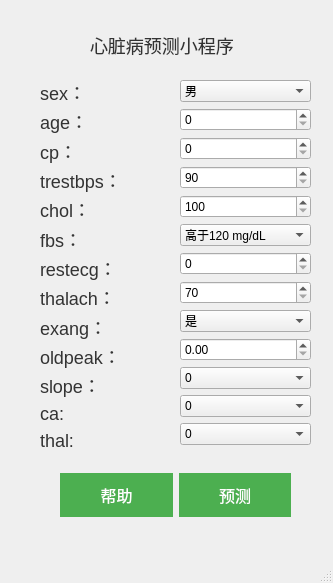
<?xml version="1.0" encoding="UTF-8"?>
<ui version="4.0">
 <class>MainWindow</class>
 <widget class="QMainWindow" name="MainWindow">
  <property name="geometry">
   <rect>
    <x>0</x>
    <y>0</y>
    <width>333</width>
    <height>583</height>
   </rect>
  </property>
  <property name="windowTitle">
   <string>MainWindow</string>
  </property>
  <widget class="QWidget" name="centralwidget">
   <widget class="QWidget" name="verticalLayoutWidget">
    <property name="geometry">
     <rect>
      <x>40</x>
      <y>80</y>
      <width>101</width>
      <height>371</height>
     </rect>
    </property>
    <layout class="QVBoxLayout" name="verticalLayout">
     <item>
      <widget class="QLabel" name="sex">
       <property name="styleSheet">
        <string notr="true">QLabel {
    color: #333; /* 文本颜色 */
    font-size: 18px; /* 字体大小 */
}
</string>
       </property>
       <property name="text">
        <string>sex：</string>
       </property>
      </widget>
     </item>
     <item>
      <widget class="QLabel" name="age">
       <property name="styleSheet">
        <string notr="true">QLabel {
    color: #333; /* 文本颜色 */
    font-size: 18px; /* 字体大小 */
}
</string>
       </property>
       <property name="text">
        <string>age：</string>
       </property>
      </widget>
     </item>
     <item>
      <widget class="QLabel" name="cp">
       <property name="styleSheet">
        <string notr="true">QLabel {
    color: #333; /* 文本颜色 */
    font-size: 18px; /* 字体大小 */
}
</string>
       </property>
       <property name="text">
        <string>cp：</string>
       </property>
      </widget>
     </item>
     <item>
      <widget class="QLabel" name="trestbps">
       <property name="styleSheet">
        <string notr="true">QLabel {
    color: #333; /* 文本颜色 */
    font-size: 18px; /* 字体大小 */
}
</string>
       </property>
       <property name="text">
        <string>trestbps：</string>
       </property>
      </widget>
     </item>
     <item>
      <widget class="QLabel" name="chol">
       <property name="styleSheet">
        <string notr="true">QLabel {
    color: #333; /* 文本颜色 */
    font-size: 18px; /* 字体大小 */
}
</string>
       </property>
       <property name="text">
        <string>chol：</string>
       </property>
      </widget>
     </item>
     <item>
      <widget class="QLabel" name="fbs">
       <property name="styleSheet">
        <string notr="true">QLabel {
    color: #333; /* 文本颜色 */
    font-size: 18px; /* 字体大小 */
}
</string>
       </property>
       <property name="text">
        <string>fbs：</string>
       </property>
      </widget>
     </item>
     <item>
      <widget class="QLabel" name="restecg">
       <property name="styleSheet">
        <string notr="true">QLabel {
    color: #333; /* 文本颜色 */
    font-size: 18px; /* 字体大小 */
}
</string>
       </property>
       <property name="text">
        <string>restecg：</string>
       </property>
      </widget>
     </item>
     <item>
      <widget class="QLabel" name="thalach">
       <property name="styleSheet">
        <string notr="true">QLabel {
    color: #333; /* 文本颜色 */
    font-size: 18px; /* 字体大小 */
}
</string>
       </property>
       <property name="text">
        <string>thalach：</string>
       </property>
      </widget>
     </item>
     <item>
      <widget class="QLabel" name="exang">
       <property name="styleSheet">
        <string notr="true">QLabel {
    color: #333; /* 文本颜色 */
    font-size: 18px; /* 字体大小 */
}
</string>
       </property>
       <property name="text">
        <string>exang：</string>
       </property>
      </widget>
     </item>
     <item>
      <widget class="QLabel" name="oldpeak">
       <property name="styleSheet">
        <string notr="true">QLabel {
    color: #333; /* 文本颜色 */
    font-size: 18px; /* 字体大小 */
}
</string>
       </property>
       <property name="text">
        <string>oldpeak：</string>
       </property>
      </widget>
     </item>
     <item>
      <widget class="QLabel" name="slope">
       <property name="styleSheet">
        <string notr="true">QLabel {
    color: #333; /* 文本颜色 */
    font-size: 18px; /* 字体大小 */
}</string>
       </property>
       <property name="text">
        <string>slope：</string>
       </property>
      </widget>
     </item>
     <item>
      <widget class="QLabel" name="ca">
       <property name="styleSheet">
        <string notr="true">QLabel {
    color: #333; /* 文本颜色 */
    font-size: 18px; /* 字体大小 */
}
</string>
       </property>
       <property name="text">
        <string>ca:</string>
       </property>
      </widget>
     </item>
     <item>
      <widget class="QLabel" name="thal">
       <property name="styleSheet">
        <string notr="true">QLabel {
    color: #333; /* 文本颜色 */
    font-size: 18px; /* 字体大小 */
}
</string>
       </property>
       <property name="text">
        <string>thal:</string>
       </property>
      </widget>
     </item>
    </layout>
   </widget>
   <widget class="QWidget" name="verticalLayoutWidget_2">
    <property name="geometry">
     <rect>
      <x>180</x>
      <y>80</y>
      <width>131</width>
      <height>371</height>
     </rect>
    </property>
    <layout class="QVBoxLayout" name="verticalLayout_2">
     <item>
      <widget class="QComboBox" name="sex_select">
       <item>
        <property name="text">
         <string>男</string>
        </property>
       </item>
       <item>
        <property name="text">
         <string>女</string>
        </property>
       </item>
      </widget>
     </item>
     <item>
      <widget class="QSpinBox" name="age_select"/>
     </item>
     <item>
      <widget class="QSpinBox" name="cp_select">
       <property name="maximum">
        <number>3</number>
       </property>
      </widget>
     </item>
     <item>
      <widget class="QSpinBox" name="trestbps_select">
       <property name="minimum">
        <number>90</number>
       </property>
       <property name="maximum">
        <number>200</number>
       </property>
      </widget>
     </item>
     <item>
      <widget class="QSpinBox" name="chol_select">
       <property name="minimum">
        <number>100</number>
       </property>
       <property name="maximum">
        <number>600</number>
       </property>
      </widget>
     </item>
     <item>
      <widget class="QComboBox" name="fbs_select">
       <item>
        <property name="text">
         <string>高于120 mg/dL</string>
        </property>
       </item>
       <item>
        <property name="text">
         <string>低于120 mg/dL</string>
        </property>
       </item>
      </widget>
     </item>
     <item>
      <widget class="QSpinBox" name="restecg_select">
       <property name="maximum">
        <number>2</number>
       </property>
      </widget>
     </item>
     <item>
      <widget class="QSpinBox" name="thalach_select">
       <property name="minimum">
        <number>70</number>
       </property>
       <property name="maximum">
        <number>220</number>
       </property>
      </widget>
     </item>
     <item>
      <widget class="QComboBox" name="exang_select">
       <item>
        <property name="text">
         <string>是</string>
        </property>
       </item>
       <item>
        <property name="text">
         <string>否</string>
        </property>
       </item>
      </widget>
     </item>
     <item>
      <widget class="QDoubleSpinBox" name="lodpeak_select">
       <property name="maximum">
        <double>6.200000000000000</double>
       </property>
      </widget>
     </item>
     <item>
      <widget class="QComboBox" name="slope_select">
       <item>
        <property name="text">
         <string>0</string>
        </property>
       </item>
       <item>
        <property name="text">
         <string>1</string>
        </property>
       </item>
       <item>
        <property name="text">
         <string>2</string>
        </property>
       </item>
      </widget>
     </item>
     <item>
      <widget class="QComboBox" name="ca_select">
       <property name="maxVisibleItems">
        <number>3</number>
       </property>
       <item>
        <property name="text">
         <string>0</string>
        </property>
       </item>
       <item>
        <property name="text">
         <string>1</string>
        </property>
       </item>
       <item>
        <property name="text">
         <string>2</string>
        </property>
       </item>
       <item>
        <property name="text">
         <string>3</string>
        </property>
       </item>
      </widget>
     </item>
     <item>
      <widget class="QComboBox" name="thal_select">
       <property name="maxVisibleItems">
        <number>3</number>
       </property>
       <item>
        <property name="text">
         <string>0</string>
        </property>
       </item>
       <item>
        <property name="text">
         <string>1</string>
        </property>
       </item>
       <item>
        <property name="text">
         <string>2</string>
        </property>
       </item>
       <item>
        <property name="text">
         <string>3</string>
        </property>
       </item>
      </widget>
     </item>
    </layout>
   </widget>
   <widget class="QLabel" name="label">
    <property name="geometry">
     <rect>
      <x>90</x>
      <y>30</y>
      <width>151</width>
      <height>31</height>
     </rect>
    </property>
    <property name="styleSheet">
     <string notr="true">QLabel {
    color: #333; /* 文本颜色 */
    font-size: 18px; /* 字体大小 */
}
</string>
    </property>
    <property name="text">
     <string>心脏病预测小程序</string>
    </property>
   </widget>
   <widget class="QWidget" name="horizontalLayoutWidget">
    <property name="geometry">
     <rect>
      <x>60</x>
      <y>460</y>
      <width>231</width>
      <height>71</height>
     </rect>
    </property>
    <layout class="QHBoxLayout" name="horizontalLayout">
     <item>
      <widget class="QPushButton" name="help">
       <property name="styleSheet">
        <string notr="true">QPushButton {
    background-color: #4CAF50; /* 背景颜色 */
    border: none; /* 去掉边框 */
    color: white; /* 文本颜色 */
    padding: 10px 20px; /* 内边距 */
    font-size: 16px; /* 字体大小 */
}

QPushButton:hover {
    background-color: #45a049; /* 鼠标悬停时的背景颜色 */
}
</string>
       </property>
       <property name="text">
        <string>帮助</string>
       </property>
      </widget>
     </item>
     <item>
      <widget class="QPushButton" name="button_next_page">
       <property name="styleSheet">
        <string notr="true">QPushButton {
    background-color: #4CAF50; /* 背景颜色 */
    border: none; /* 去掉边框 */
    color: white; /* 文本颜色 */
    padding: 10px 20px; /* 内边距 */
    font-size: 16px; /* 字体大小 */
}

QPushButton:hover {
    background-color: #45a049; /* 鼠标悬停时的背景颜色 */
}
</string>
       </property>
       <property name="text">
        <string>预测</string>
       </property>
      </widget>
     </item>
    </layout>
   </widget>
  </widget>
  <widget class="QMenuBar" name="menubar">
   <property name="geometry">
    <rect>
     <x>0</x>
     <y>0</y>
     <width>333</width>
     <height>22</height>
    </rect>
   </property>
  </widget>
  <widget class="QStatusBar" name="statusbar"/>
 </widget>
 <resources/>
 <connections/>
 <slots>
  <slot>show_help()</slot>
  <slot>next_page()</slot>
 </slots>
</ui>
